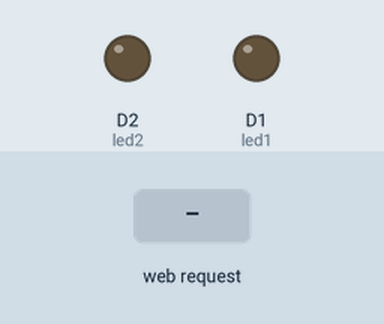
Bench run of a sketch on a simulated ESP8266 (NodeMCU). Parts: output pins drawn as LEDs (lit = HIGH). Inputs (shaded band) come from the test bench. WiFi joins after 1.5 s; servers stay silent unless stated; what the sketch prints to the serial monitor is not drawn.

Above: at 3.7 s.
3.8 s: HTTP request GET /LEDon1 received
At 4.9 s:
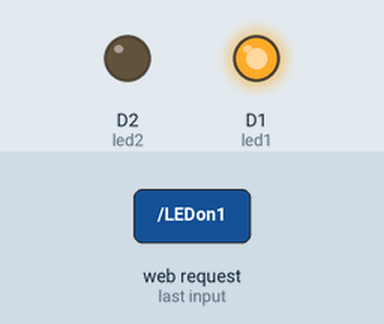
5.3 s: HTTP request GET /LEDon2 received
At 6.0 s:
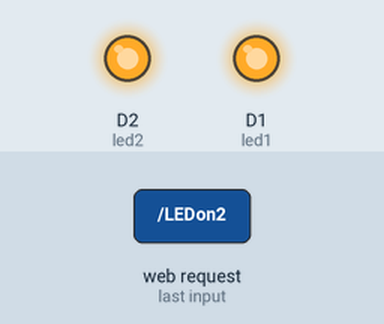
6.8 s: HTTP request GET /LEDoff1 received
At 7.2 s:
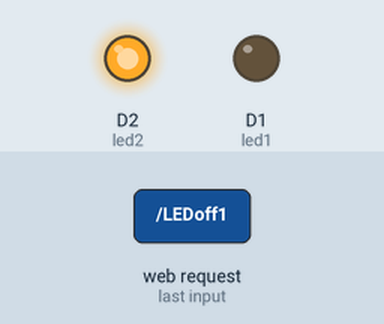
8.3 s: HTTP request GET /LEDoff2 received
At 9.5 s:
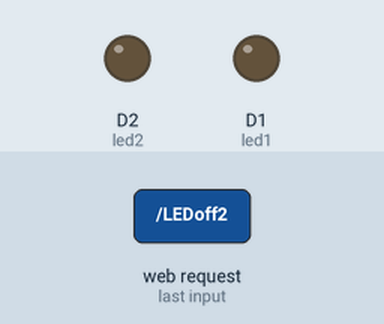
Timing chart, 0 to 10.8 s (numbered marks = the images above; inputs shaded):
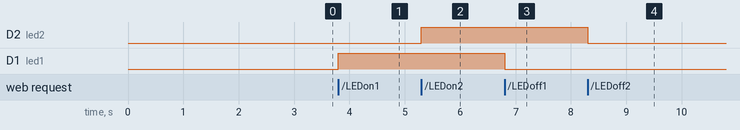

Measured:
- after the input at 3.8 s, D1 (led1): LOW → HIGH at once
- after the input at 5.3 s, D2 (led2): LOW → HIGH at once
- after the input at 6.8 s, D1 (led1): HIGH → LOW at once
- after the input at 8.3 s, D2 (led2): HIGH → LOW at once

The sketch:

esp8266_buton_blinkLed.ino
```cpp
/*---------------------------------------------------------------------------------------------------------------*/
#include <ESP8266WiFi.h>
#include <WiFiClient.h>
#include <ESP8266WebServer.h>
/*---------------------------------------------------------------------------------------------------------------*/
const char *ssid = "bamlanat";
const char *password = "chigooglecungbotay@123!!!";
//const char *ssid = "huongnguyen";
//const char *password = "123456789";
//const char* ssid     = "iPhone";
//const char* password = "quocanh12";
ESP8266WebServer server(80);
int led1 = D1;
int led2 = D2;
/*---------------------------------------------------------------------------------------------------------------*/
void handleRoot() {
    response();
}
void handleLedOn1() {
  digitalWrite(led1, HIGH);
  response();
}
void handleLedOff1() {
  digitalWrite(led1, LOW);
  response();
}
void handleLedOn2() {
  digitalWrite(led2, HIGH);
  response();
}
void handleLedOff2() {
  digitalWrite(led2, LOW);
  response();
}
/*---------------------------------------------------------------------------------------------------------------*/
void response(){
  String s;
  s = "<!DOCTYPE html>"
  "<html>"
    "<title>Button</title>"
  "<head>"
  "<style>"
    "a {text-decoration:none;}"
    ".css_on {width:150px;height:50px;color:white;font-size:14px;background-color:#195B6A}"
    ".css_off{width:150px;height:50px;font-size:14px;background-color:#77878A}"
  "</style><head>"
  "<body style='background-color:#c3eef4'>"
    "<center>"
      "<h1 style='color:#ff0000'>ESP8266 Web Server </h1>"
      "<a href='LEDon1'>"
        "<h2 style='color:green'> Button 1 </h2>"
        "<button type='button' class='css_on'>ON1</button>"
      "</a>"
      "<a href='LEDoff1'>"
        "<button type='button' class='css_off'>OFF1</button>"
      "</a>"
      "<a href='LEDon2'>"
        "<h2 style='color:#047559'> Button 2 </h2>"
        "<button type='button' class='css_on'>ON2</button>"
      "</a>"
      "<a href='LEDoff2'>"
        "<button type='button' class='css_off'>OFF1</button>"
      "</a>"
      "<img src='http://360.thuvienvatly.com/images/2014/02/light-bulb-02.jpg' style='width:300px;height:300px;padding:20px;display:block;'>"
    "</center>"
  "</body>"
  "</html>";

  server.send(200, "text/html", s);
}
/*---------------------------------------------------------------------------------------------------------------*/
void setup() {
    delay(1000);
    Serial.begin(115200);
    // Connect to Wi-Fi network with SSID and password
    Serial.print("Connecting to ");
    Serial.println(ssid);
    WiFi.begin(ssid, password);
    while (WiFi.status() != WL_CONNECTED) {
        delay(500);
        Serial.print(".");
    }
    // Print local IP address and start web server
    Serial.println("");
    Serial.println("WiFi connected!");
    Serial.println("IP address: ");
    Serial.println(WiFi.localIP());
    server.begin();

    server.on("/", handleRoot);
    server.on("/LEDon1", handleLedOn1);
    server.on("/LEDoff1", handleLedOff1);
    server.on("/", handleRoot);
    server.on("/LEDon2", handleLedOn2);
    server.on("/LEDoff2", handleLedOff2);
    server.begin();
    Serial.println("HTTP server beginned");
    pinMode(led1, OUTPUT);
    digitalWrite(led1, LOW);
    pinMode(led2, OUTPUT);
    digitalWrite(led2, LOW);
}

void loop() {
    server.handleClient();
}
```
